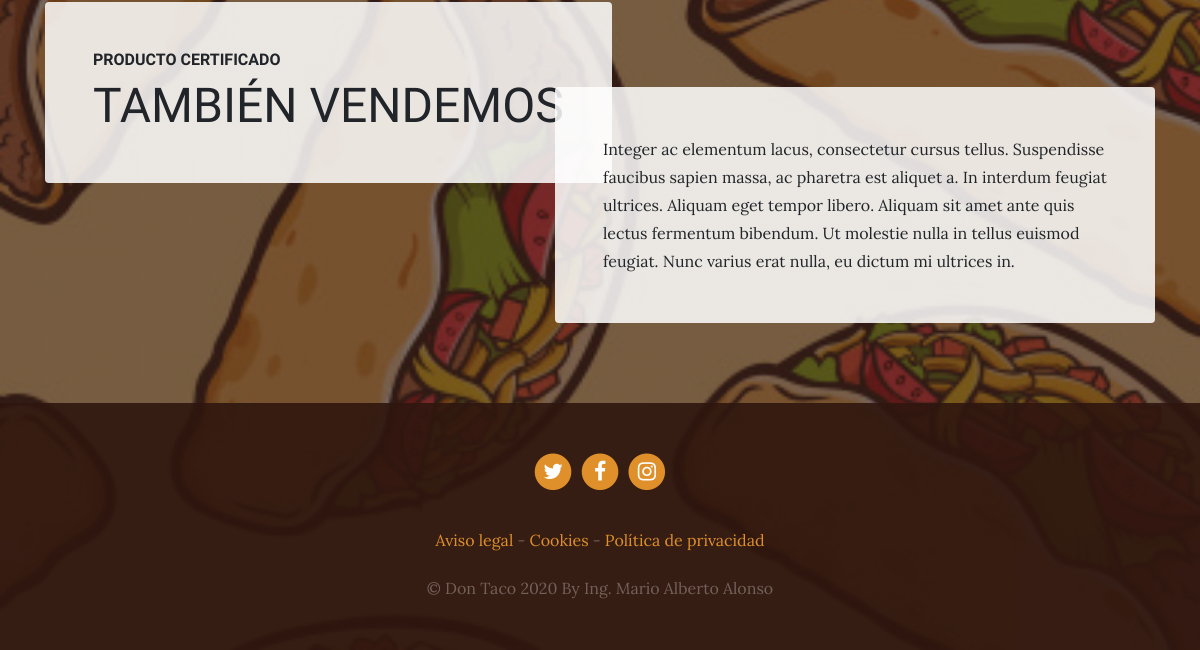
The page /services/ (lower part) on the database as committed earlier.
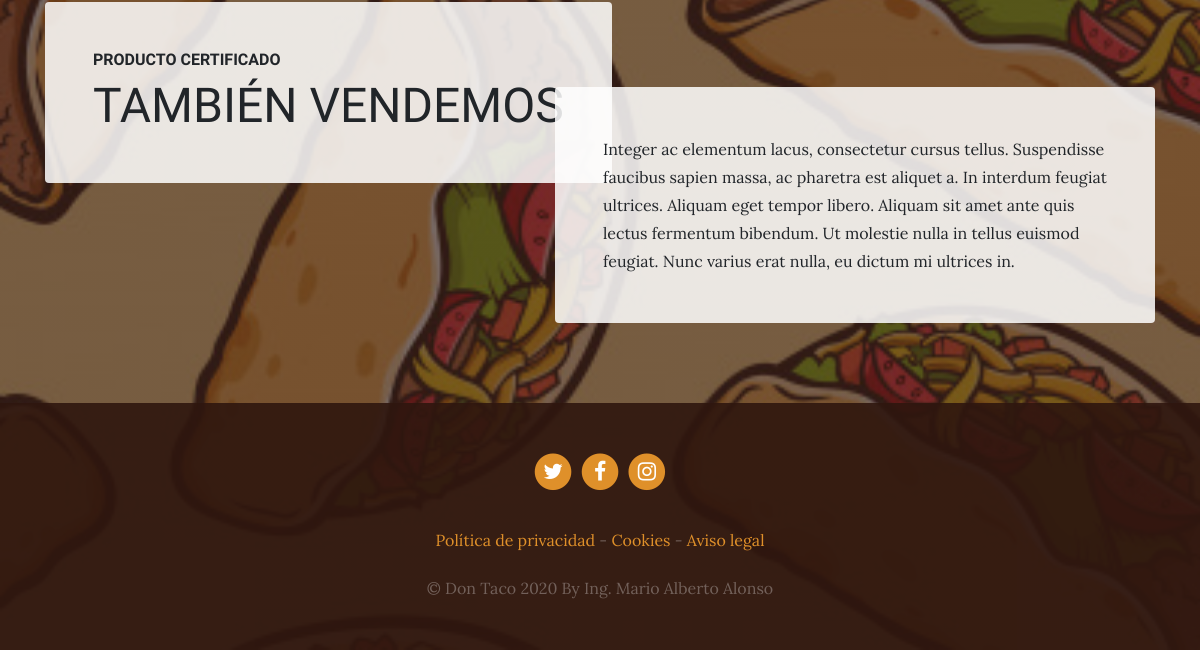
The same page on the database as committed later.
### services/models.py (models this page shows, shortened)
class Service(models.Model):
    title = models.CharField(max_length=200, verbose_name="Titulo")
    subtitle = models.CharField(max_length=200, verbose_name="Subtitulo")
    content = models.TextField(verbose_name="Contenido")
    image = models.ImageField(verbose_name="Imagen", upload_to="services")
    created = models.DateTimeField(auto_now_add=True, verbose_name="Fecha de creación")
    updated = models.DateTimeField(auto_now=True, verbose_name="Fecha de edición")
    class Meta:
        verbose_name = "servicio"
        verbose_name_plural = "servicios"
        ordering = ['-created']

### pages/models.py (models this page shows, shortened)
class Page(models.Model):
    title = models.CharField(verbose_name="Título", max_length=200)
    content = RichTextField(verbose_name="Contenido")
    order = models.SmallIntegerField(verbose_name="Orden", default=0)
    created = models.DateTimeField(auto_now_add=True, verbose_name="Fecha de creación")
    updated = models.DateTimeField(auto_now=True, verbose_name="Fecha de edición")
    class Meta:
        verbose_name = "página"
        verbose_name_plural = "páginas"
        ordering = ['order', 'title']

### services/views.py (the view)
# urls.py: path('', views.services, name="services"),
def services(request):
    services = Service.objects.all()
    return render (request , "services/services.html", {'services':services})

### pages/templatetags/pages_extras.py (called while the page is built)
@register.simple_tag
def get_page_list():
    pages = Page.objects.all()
    return pages

### social/processors.py (called while the page is built)
def ctx_dict(request):
    ctx = {}
    links = Link.objects.all()
    for link in links:
        ctx[link.key]=link.url
    return ctx

### services/templates/services/services.html (shortened to what this page needs)
{% extends 'core/base.html' %}
{% load static %}
{% block content %}
    {% for service in services reversed %}
        <section class="page-section">
          <div class="container">
            <div class="product-item">
              <div class="product-item-title d-flex">
                <div class="bg-faded p-5 d-flex mr-auto rounded">
                  <h2 class="section-heading mb-0">
                    <span class="section-heading-upper">{{service.subtitle}}</span>
                    <span class="section-heading-lower">{{service.title}}</span>
                  </h2>
                </div>
              </div>
              <div class="product-item-description d-flex ml-auto">
                <div class="bg-faded p-5 rounded">
                  <p class="mb-0">{{service.content}}</p>
                </div>
              </div>
            </div>
          </div>
        </section>
    {% endfor %}
{% endblock %}

### core/templates/core/base.html (shortened to what this page needs)
<!DOCTYPE html>
<html lang="es">
  <head>
    {% load static %}
    <link href="{% static 'core/vendor/bootstrap/css/bootstrap.min.css' %}" rel="stylesheet">
    <link href="{% static 'core/vendor/font-awesome/css/font-awesome.min.css' %}" rel="stylesheet" type="text/css">
    <link href="{% static 'core/css/business-casual.css' %}" rel="stylesheet">
  </head>
  <body>
    {% block content %} {% endblock %}
    <footer class="footer text-faded text-center py-5">
      <div class="container">
        <p class="m-0">
        {% if LINK_TWITTER %}
	        <a href="{{LINK_TWITTER}}" class="link">
	          <span class="fa-stack fa-lg">
	            <i class="fa fa-circle fa-stack-2x"></i>
	            <i class="fa fa-twitter fa-stack-1x fa-inverse"></i>
	          </span>
	        </a>
        {% endif %}
        {% if LINK_FACEBOOK %}
	        <a href="{{LINK_FACEBOOK}}" class="link">
	          <span class="fa-stack fa-lg">
	            <i class="fa fa-circle fa-stack-2x"></i>
	            <i class="fa fa-facebook fa-stack-1x fa-inverse"></i>
	          </span>
	        </a>
          {% endif %}
          {% if LINK_INSTAGRAM %}
	        <a href="{{LINK_INSTAGRAM}}" class="link">
	          <span class="fa-stack fa-lg">
	            <i class="fa fa-circle fa-stack-2x"></i>
	            <i class="fa fa-instagram fa-stack-1x fa-inverse"></i>
	          </span>
	        </a>
          {% endif %}
	    </p>
        <p class="m-0 mbt">
        {% load pages_extras %}
        {% get_page_list as page_list %}
        {% for page in page_list %}
            <a href="{% url 'page' page.id page.title|slugify %}" class="link"> {{page.title}}</a> {% if not forloop.last %}-{% endif %}
        {% endfor %}
		</p>
        <p class="m-0 mbt1">&copy; Don Taco 2020 By Ing. Mario Alberto Alonso</p>
      </div>
	</footer>
  </body>
</html>

### core/static/core/css/business-casual.css (style rules this page uses)
body { font-family: 'Lora'; background: linear-gradient(rgba(47, 23, 15, 0.65), rgba(47, 23, 15, 0.65)), url("../img/bg.jpg"); background-attachment: fixed; background-position: center; background-size: cover; }
h1, h2, h3, h4, h5, h6 { font-family: 'Raleway'; }
p { line-height: 1.75; }
.text-faded { color: rgba(255, 255, 255, 0.3); }
.page-section { margin-top: 5rem; margin-bottom: 5rem; }
.section-heading { text-transform: uppercase; }
.section-heading .section-heading-upper { display: block; font-size: 1rem; font-weight: 800; padding-bottom:.5rem; }
.section-heading .section-heading-lower { display: block; font-size: 3rem; font-weight: 100; }
.bg-faded { background-color: rgba(255, 255, 255, 0.85); }
@media (min-width: 992px) { .product-item .product-item-title { position: relative; z-index: 1; margin-bottom: -3rem; } }
@media (min-width: 992px) { .product-item .product-item-description { position: relative; z-index: 1; margin-top: -3rem; max-width: 50vw; } }
.footer { background-color: rgba(47, 23, 15, 0.9); }
.mbt { padding-top: 2rem; }
.mbt1 { padding-top: 1.25rem; }
a.link { color: #df902a; }

Rows that differ between the two databases and show on the page:
shown differently, row unchanged: Page "Política de privacidad": now shows "-"; moves up the list
changed Page "Cookies": moves down the list
changed Page "Aviso legal": no longer shows "-"
